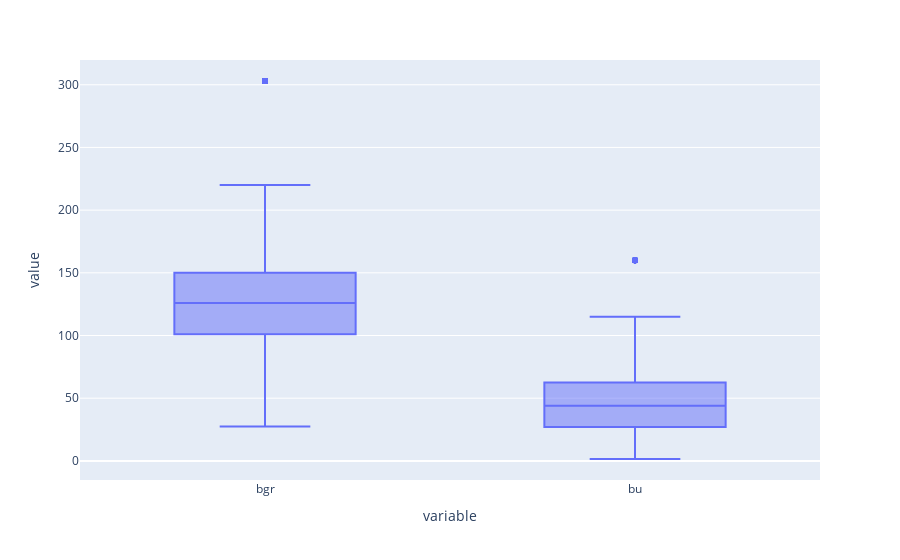

Notebook code cell kept with this figure:
### Code cell
fig = px.box(df[g],y=g)
fig.show()

### Figure 1 — Plotly figure (JSON) as saved in the notebook; plotly's stock layout.template omitted (floating-point values rounded to 4 significant figures; data arrays with more than 128 entries replaced by an {"elided": "..."} marker saying what was removed)
{"data": [{"alignmentgroup": "True", "hovertemplate": "variable=%{x}<br>value=%{y}<extra></extra>", "legendgroup": "", "marker": {"color": "#636efa"}, "name": "", "notched": false, "offsetgroup": "", "orientation": "v", "showlegend": false, "type": "box", "x": {"elided": "800 str values"}, "x0": " ", "xaxis": "x", "y": {"elided": "800 float values"}, "y0": " ", "yaxis": "y"}], "layout": {"boxmode": "group", "legend": {"tracegroupgap": 0}, "margin": {"t": 60}, "xaxis": {"anchor": "y", "domain": [0, 1], "title": {"text": "variable"}}, "yaxis": {"anchor": "x", "domain": [0, 1], "title": {"text": "value"}}}}
